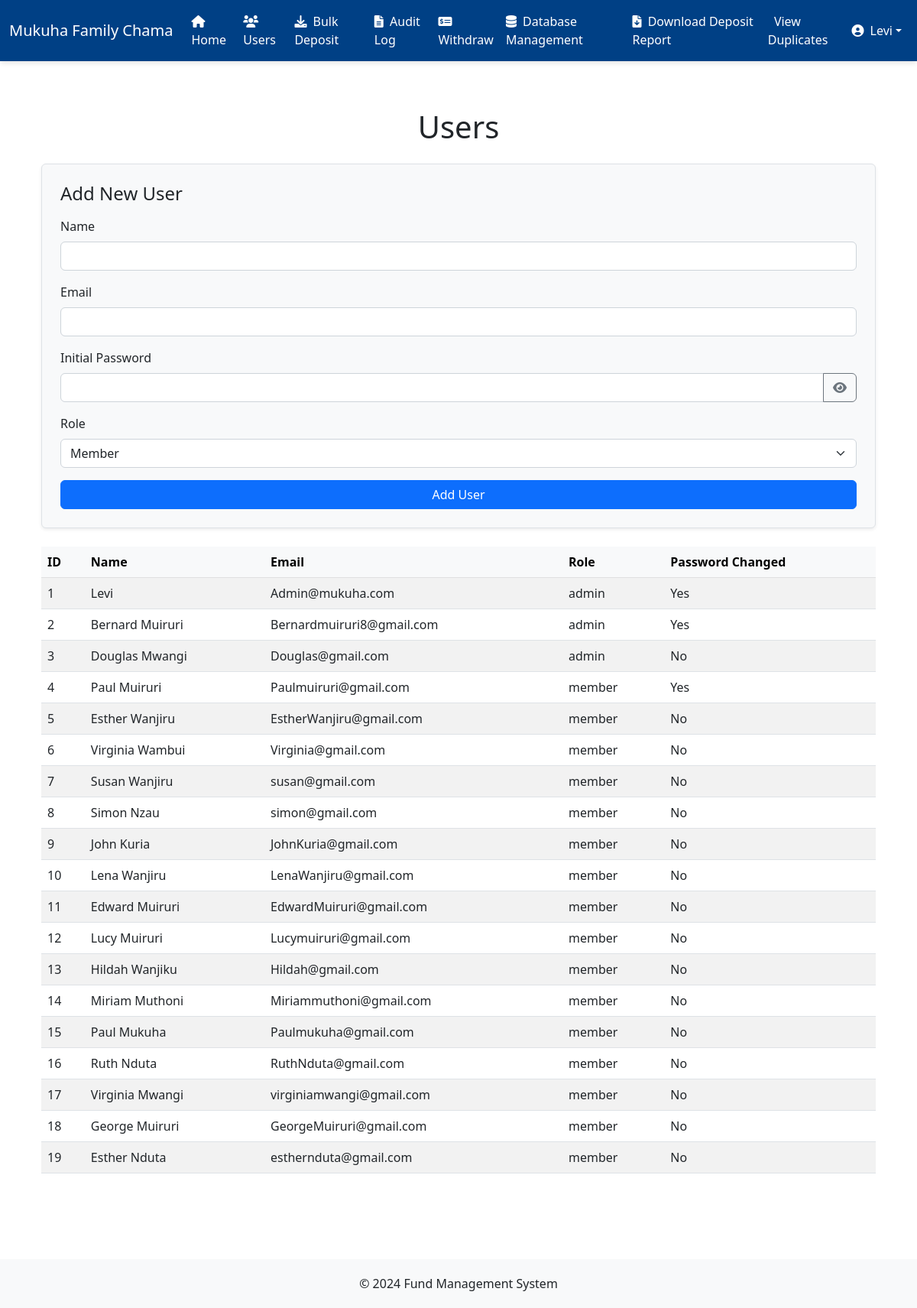
Screenshot of /users (signed in) with the database file from the repository.
### app.py (models this page shows, shortened)
class User(db.Model):
    id = db.Column(db.Integer, primary_key=True)
    name = db.Column(db.String(80), nullable=False)
    email = db.Column(db.String(120), unique=True, nullable=False)
    password = db.Column(db.String(255), nullable=False)
    role = db.Column(db.String(20), nullable=False, default='member')
    is_password_changed = db.Column(db.Boolean, default=False)
    deposits = db.relationship('Deposit', backref='user', lazy='dynamic')
    withdrawals = db.relationship('Withdrawal', backref='user', lazy='dynamic')

### app.py (the view, shortened to what this page needs)
@app.route('/users', methods=['GET', 'POST'])
@login_required
@admin_required
def users():
    users = User.query.all()
    return render_template('users.html', users=users)

### app.py (called while the page is built)
def login_required(f):
    @wraps(f)
    def decorated_function(*args, **kwargs):
        if 'user_id' not in session:
            return redirect(url_for('login', next=request.url))
        return f(*args, **kwargs)
    return decorated_function

def admin_required(f):
    @wraps(f)
    def decorated_function(*args, **kwargs):
        user = User.query.get(session['user_id'])
        if not user or user.role != 'admin':
            flash('You need to be an admin to access this page.', 'danger')
            return redirect(url_for('index'))
        return f(*args, **kwargs)
    return decorated_function

@app.context_processor
def inject_user():
    if 'user_id' in session:
        user = User.query.get(session['user_id'])
        return dict(current_user=user)
    return dict(current_user=None)

### templates/users.html (shortened to what this page needs)
{% extends "base.html" %}
{% block content %}
<div class="container my-5">
    <h1 class="text-center mb-4">Users</h1>
    <form method="POST" class="mb-4 p-4 border rounded shadow-sm bg-light">
        <h4 class="mb-3">Add New User</h4>
        <div class="mb-3">
            <label for="name" class="form-label">Name</label>
            <input type="text" class="form-control" id="name" name="name" required>
        </div>
        <div class="mb-3">
            <label for="email" class="form-label">Email</label>
            <input type="email" class="form-control" id="email" name="email" required>
        </div>
        <div class="mb-3">
            <label for="password" class="form-label">Initial Password</label>
            <div class="input-group">
                <input type="password" class="form-control" id="password" name="password" required>
                <button class="btn btn-outline-secondary" type="button" id="togglePassword">
                    <i class="fas fa-eye"></i>
                </button>
            </div>
        </div>
        <div class="mb-3">
            <label for="role" class="form-label">Role</label>
            <select class="form-select" id="role" name="role" required>
                <option value="member">Member</option>
            </select>
        </div>
        <button type="submit" class="btn btn-primary w-100">Add User</button>
    </form>
    <div class="table-responsive">
        <table class="table table-striped">
            <thead class="table-light">
                <tr>
                    <th>ID</th>
                    <th>Name</th>
                    <th>Email</th>
                    <th>Role</th>
                    <th>Password Changed</th>
                </tr>
            </thead>
            <tbody>
                {% for user in users %}
                <tr>
                    <td>{{ user.id }}</td>
                    <td>{{ user.name }}</td>
                    <td>{{ user.email }}</td>
                    <td>{{ user.role }}</td>
                    <td>{{ "Yes" if user.is_password_changed else "No" }}</td>
                </tr>
                {% endfor %}
            </tbody>
        </table>
    </div>
</div>
{% endblock %}

### templates/base.html (shortened to what this page needs)
<!DOCTYPE html>
<html lang="en">
<head>
    <link href="https://cdn.jsdelivr.net/npm/tailwindcss@2.2.19/dist/tailwind.min.css" rel="stylesheet">
    <link rel="stylesheet" href="https://cdnjs.cloudflare.com/ajax/libs/font-awesome/6.1.1/css/all.min.css">
    <link rel="stylesheet" href="https://cdn.jsdelivr.net/npm/bootstrap@5.2.3/dist/css/bootstrap.min.css">
    <link rel="stylesheet" href="https://cdnjs.cloudflare.com/ajax/libs/font-awesome/6.0.0-beta3/css/all.min.css" />
</head>
<body>
    <nav class="navbar navbar-expand-lg fixed-top
        {% if current_user %}
            {% if current_user.role == 'admin' %}
                navbar-admin
            {% elif current_user.role == 'member' %}
                navbar-member
            {% else %}
                navbar-light bg-light
            {% endif %}
        {% else %}
            navbar-light bg-light
        {% endif %}
    ">
        <div class="container-fluid">
            <a class="navbar-brand" href="{{ url_for('home') }}">Mukuha Family Chama</a>
            <div class="collapse navbar-collapse" id="navbarNav">
                {% if current_user and current_user.role == 'admin' %}
                    <ul class="navbar-nav me-auto mb-2 mb-lg-0">
                        <li class="nav-item">
                            <a class="nav-link {% if request.endpoint == 'index' %}active{% endif %}" href="{{ url_for('index') }}">
                                <i class="fas fa-home me-1"></i> Home
                            </a>
                        </li>
                        <li class="nav-item">
                            <a class="nav-link {% if request.endpoint == 'users' %}active{% endif %}" href="{{ url_for('users') }}">
                                <i class="fas fa-users me-1"></i> Users
                            </a>
                        </li>
                        <li class="nav-item">
                            <a class="nav-link {% if request.endpoint == 'bulk_deposit' %}active{% endif %}" href="{{ url_for('bulk_deposit') }}">
                                <i class="fas fa-download me-1"></i> Bulk Deposit
                            </a>
                        </li>
                        <li class="nav-item">
                            <a class="nav-link {% if request.endpoint == 'audit_log' %}active{% endif %}" href="{{ url_for('audit_log') }}">
                                <i class="fas fa-file-alt me-1"></i> Audit Log
                            </a>
                        </li>
                        <li class="nav-item">
                            <a class="nav-link {% if request.endpoint == 'withdraw' %}active{% endif %}" href="{{ url_for('withdraw') }}">
                                <i class="fas fa-money-check-alt me-1"></i> Withdraw
                            </a>
                        </li>
                        <li class="nav-item">
                            <a class="nav-link {% if request.endpoint == 'database_management' %}active{% endif %}" href="{{ url_for('database_management') }}">
                                <i class="fas fa-database me-1"></i> Database Management
                            </a>
                        </li>
                        <li class="nav-item">
                            <a class="nav-link {% if request.endpoint == 'download_deposit_report' %}active{% endif %}" href="{{ url_for('download_deposit_report') }}">
                                <i class="fas fa-file-download me-1"></i> Download Deposit Report
                            </a>
                        </li>
                        <li class="nav-item">
                            <a class="nav-link {% if request.endpoint == 'duplicate_deposits' %}active{% endif %}" href="{{ url_for('duplicate_deposits') }}">
                                 View Duplicates
                            </a>
                        </li>
                    </ul>
                {% endif %}
                <ul class="navbar-nav ms-auto mb-2 mb-lg-0">
                    {% if current_user %}
                        <li class="nav-item dropdown">
                            <a class="nav-link dropdown-toggle d-flex align-items-center" href="#" id="userDropdown" role="button" data-bs-toggle="dropdown" aria-expanded="false">
                                <i class="fas fa-user-circle me-2"></i> {{ current_user.name }}
                            </a>
                        </li>
                    {% else %}
                        <li class="nav-item">
                            <a class="nav-link {% if request.endpoint == 'login' %}active{% endif %}" href="{{ url_for('login') }}">
                                <i class="fas fa-sign-in-alt me-1"></i> Login
                            </a>
                        </li>
                    {% endif %}
                </ul>
            </div>
        </div>
    </nav>
    <div class="container content mt-4 mb-5">
        {% block content %}{% endblock %}
    </div>
    <footer>
        <div class="container">
            <p class="mb-0">&copy; 2024 Fund Management System</p>
        </div>
    </footer>
</body>
</html>

### templates/base.html (style rules this page uses)
body { display: flex; flex-direction: column; min-height: 100vh; padding-top: 70px; margin: 0; }
.content { flex: 1; }
footer { background-color: #f8f9fa; padding: 20px 0; width: 100%; text-align: center; }
.navbar { box-shadow: 0 4px 6px -1px rgba(0,0,0,0.1); transition: box-shadow 0.3s ease-in-out; }
.navbar-admin { background-color: #004085; }
.navbar-admin .nav-link, .navbar-member .nav-link, .navbar-admin .navbar-brand, .navbar-member .navbar-brand, .navbar-admin .dropdown-item, .navbar-member .dropdown-item { color: #ffffff !important; }

### rows the page displays
User: name "Levi", id "1", email "Admin@mukuha.com", role "admin", is_password_changed "Yes"
User: id "2", name "Bernard Muiruri", email "Bernardmuiruri8@gmail.com", role "admin", is_password_changed "Yes"
User: id "3", name "Douglas Mwangi", email "Douglas@gmail.com", role "admin", is_password_changed "No"
User: id "4", name "Paul Muiruri", email "Paulmuiruri@gmail.com", role "member", is_password_changed "Yes"
User: id "5", name "Esther Wanjiru", email "EstherWanjiru@gmail.com", role "member", is_password_changed "No"
User: id "6", name "Virginia Wambui", email "Virginia@gmail.com", role "member", is_password_changed "No"
User: id "7", name "Susan Wanjiru", email "susan@gmail.com", role "member", is_password_changed "No"
User: id "8", name "Simon Nzau", email "simon@gmail.com", role "member", is_password_changed "No"
User: id "9", name "John Kuria", email "JohnKuria@gmail.com", role "member", is_password_changed "No"
User: id "10", name "Lena Wanjiru", email "LenaWanjiru@gmail.com", role "member", is_password_changed "No"
User: id "11", name "Edward Muiruri", email "EdwardMuiruri@gmail.com", role "member", is_password_changed "No"
User: id "12", name "Lucy Muiruri", email "Lucymuiruri@gmail.com", role "member", is_password_changed "No"
User: id "13", name "Hildah Wanjiku", email "Hildah@gmail.com", role "member", is_password_changed "No"
User: id "14", name "Miriam Muthoni", email "Miriammuthoni@gmail.com", role "member", is_password_changed "No"
User: id "15", name "Paul Mukuha", email "Paulmukuha@gmail.com", role "member", is_password_changed "No"
User: id "16", name "Ruth Nduta", email "RuthNduta@gmail.com", role "member", is_password_changed "No"
User: id "17", name "Virginia Mwangi", email "virginiamwangi@gmail.com", role "member", is_password_changed "No"
User: id "18", name "George Muiruri", email "GeorgeMuiruri@gmail.com", role "member", is_password_changed "No"
User: id "19", name "Esther Nduta", email "esthernduta@gmail.com", role "member", is_password_changed "No"
